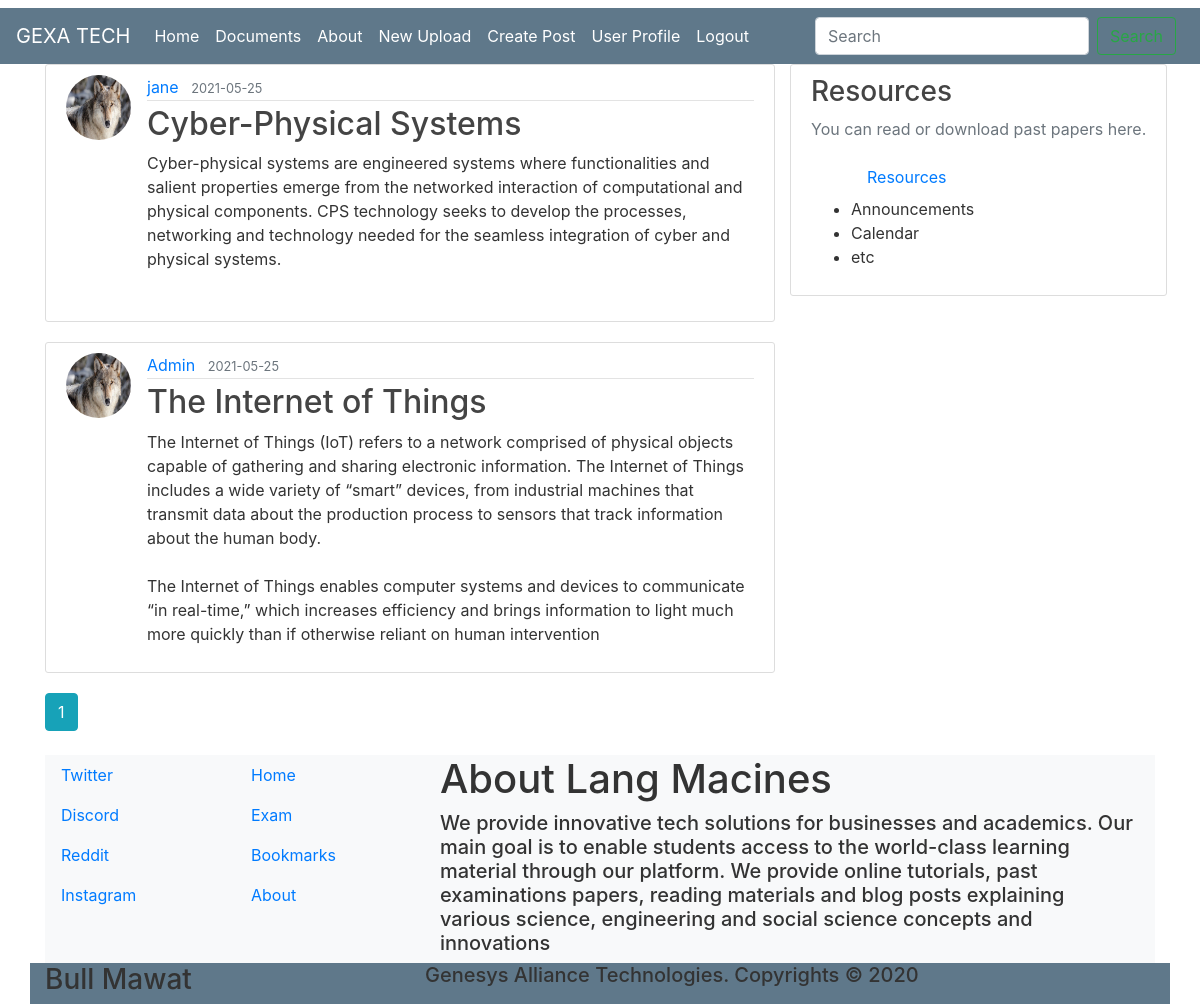
Screenshot of /home (signed in) with the database file from the repository.
### blog/models.py (models this page shows, shortened)
class Post(db.Model):
    id = db.Column(db.Integer, primary_key=True)
    title = db.Column(db.String(100), nullable=False)
    date_posted = db.Column(db.DateTime, nullable=False, default=datetime.utcnow)
    content = db.Column(db.Text, nullable=False)
    user_id = db.Column(db.Integer, db.ForeignKey('user.id'), nullable=False)

class User(db.Model, UserMixin):
    id = db.Column(db.Integer, primary_key=True)
    username = db.Column(db.String(20), unique=True, nullable=False)
    email = db.Column(db.String(50), unique=True, nullable=False)
    image_file = db.Column(db.String(20), nullable=False, default='default.jpg')
    password = db.Column(db.String(60), nullable=False)
    posts = db.relationship('Post', backref='author', lazy=True)
    uploads = db.relationship('Upload', backref='author', lazy=True)

### blog/main/routes.py (the view)
@main.route("/")
@main.route("/home")
def home():
    page = request.args.get('page', 1, type=int)
    posts  = Post.query.order_by(Post.date_posted.desc()).paginate(page=page, per_page=5)
    return render_template("home.html", posts=posts)

### blog/models.py (called while the page is built)
@login_manager.user_loader
def load_user(user_id):
    return User.query.get(int(user_id))

### blog/templates/home.html
{% extends "layout.html" %}
{% block content %}
    {% for post in posts.items %}
        <article class="media content-section">
          <img class="rounded-circle article-img" src="{{ url_for('static', filename='profile_pics/' + post.author.image_file) }}">
          <div class="media-body">
            <div class="article-metadata">
              <a class="mr-2" href="{{ url_for('posts.user_posts', username=post.author.username) }}">{{ post.author.username }}</a>
              <small class="text-muted">{{ post.date_posted.strftime('%Y-%m-%d') }}</small>
            </div>
            <h2><a class="article-title" href="{{ url_for('posts.post', post_id=post.id) }}">{{ post.title }}</a></h2>
            <p class="article-content">{{ post.content }}</p>
          </div>
        </article>
    {% endfor %}
    {% for page_num in posts.iter_pages(left_edge=1, right_edge=1, left_current=1, right_current=2) %}
      {% if page_num %}
        {% if posts.page == page_num %}
          <a class="btn btn-info mb-4" href="{{ url_for('main.home', page=page_num) }}">{{ page_num }}</a>
        {% else %}
          <a class="btn btn-outline-info mb-4" href="{{ url_for('main.home', page=page_num) }}">{{ page_num }}</a>
        {% endif %}
      {% else %}
        ...
      {% endif %}
    {% endfor %}
{% endblock content %}

### blog/static/main.css (style rules this page uses)
body { background: #FFFFFF; color: #333333; margin-top: .5rem; }
h1, h2, h3, h4, h5, h6 { color: #444444; }
.content-section { background: #FFFFFF; padding: 10px 20px; border: 1px solid #DDDDDD; border-radius: 3px; margin-bottom: 20px; }
.article-title { color: #444444; }
.article-content { white-space: pre-line; }
.article-img { height: 65px; width: 65px; margin-right: 16px; }
.article-metadata { padding-bottom: 1px; margin-bottom: 4px; border-bottom: 1px solid #E3E3E3; color: #333; text-decoration: none; }

### rows the page displays
Post: image_file (placeholder picture), author.username "jane", date_posted "2021-05-25", title "Cyber-Physical Systems", content "Cyber-physical systems are engineered systems where functionalities and salient properties emerge from the networked interaction of computational and physical components. CPS technology seeks to develop the processes, networking and technology needed for the seamless integration of cyber and physical systems."
Post: image_file (placeholder picture), author.username "Admin", date_posted "2021-05-25", title "The Internet of Things", content "The Internet of Things (IoT) refers to a network comprised of physical objects capable of gathering and sharing electronic information. The Internet of Things includes a wide variety of “smart” devices, from industrial machines that transmit data about the production process to sensors that track information about the human body. The Internet of Things enables computer systems and devices to communicate “in real-time,” which increases efficiency and brings information to light much more quickly than if otherwise reliant on human intervention"

### other values shown
{{ page_num }} "1"
